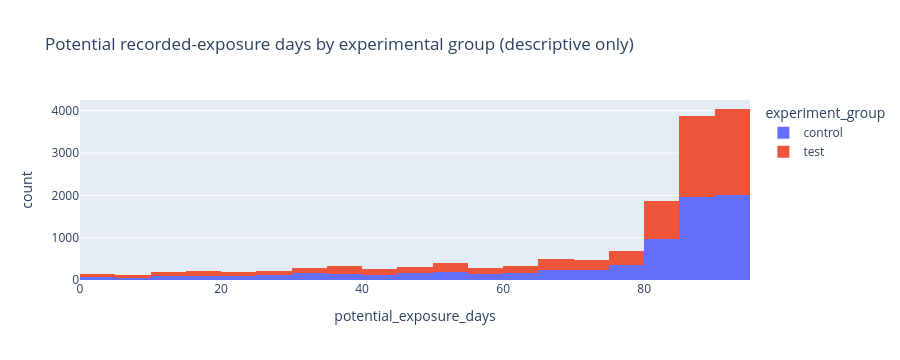
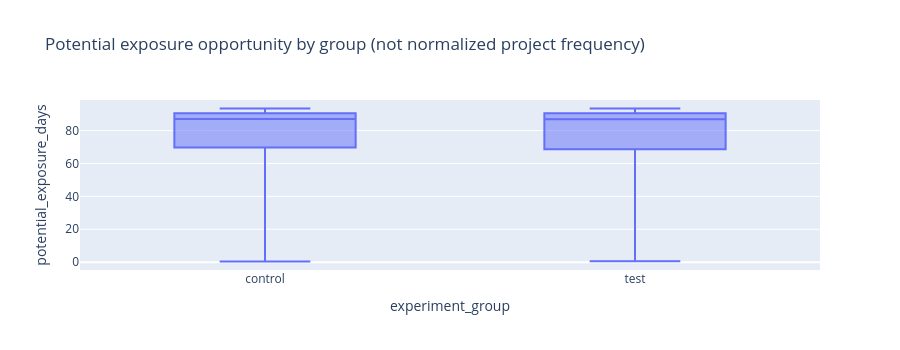

Notebook cell for these charts, in order:
### Markdown cell above
## E39 — Potential recorded-exposure opportunity, not demand time
**Procedure:** calculate elapsed days from each recorded `first_exposed_at` to the experiment's documented **calendar-day end (Nov 20 00:00 UTC)**. Display descriptives, exposure histogram and boxplot by registered group; compare with project counts **without dividing by time**. **Validation:** all host records retained, nonnegative duration; project sums conserved. **Limitation:** potential observation time does not equal actual treatment exposure, cleaning demand, or randomly assigned follow-up. **Status: observable with limitations.**

### Code cell
h['potential_exposure_days']=(EXEND-h.exposure_utc).dt.total_seconds()/86400
print('Exposure durations negative / missing:',int(h.potential_exposure_days.lt(0).sum()),int(h.potential_exposure_days.isna().sum()))
assert h.potential_exposure_days.ge(0).all()
display(h.groupby('experiment_group').potential_exposure_days.describe(percentiles=[.1,.25,.5,.75,.9]).round(2))
by_cohort=h.groupby(['experiment_group','exposure_month']).agg(hosts=('host_id','size'),median_potential_days=('potential_exposure_days','median'),zero_completion_hosts=('experiment_completions',lambda s:int(s.eq(0).sum())),experiment_completions=('experiment_completions','sum')).reset_index()
assert_conserved(len(h),int(by_cohort.hosts.sum()))
display(by_cohort)
fig=px.histogram(h, x='potential_exposure_days',color='experiment_group',nbins=24,title='Potential recorded-exposure days by experimental group (descriptive only)')
fig.update_layout(height=360)
display(fig)
fig2=px.box(h, x='experiment_group', y='potential_exposure_days', title='Potential exposure opportunity by group (not normalized project frequency)',points=False)
fig2.update_layout(height=350)
display(fig2)

### Figure 1 — Plotly figure (JSON) as saved in the notebook; plotly's stock layout.template omitted (floating-point values rounded to 4 significant figures; data arrays with more than 128 entries replaced by an {"elided": "..."} marker saying what was removed)
{"data": [{"bingroup": "x", "hovertemplate": "experiment_group=control<br>potential_exposure_days=%{x}<br>count=%{y}<extra></extra>", "legendgroup": "control", "marker": {"color": "#636efa", "pattern": {"shape": ""}}, "name": "control", "nbinsx": 24, "orientation": "v", "showlegend": true, "type": "histogram", "x": {"elided": "7377 float values"}, "xaxis": "x", "yaxis": "y"}, {"bingroup": "x", "hovertemplate": "experiment_group=test<br>potential_exposure_days=%{x}<br>count=%{y}<extra></extra>", "legendgroup": "test", "marker": {"color": "#EF553B", "pattern": {"shape": ""}}, "name": "test", "nbinsx": 24, "orientation": "v", "showlegend": true, "type": "histogram", "x": {"elided": "7331 float values"}, "xaxis": "x", "yaxis": "y"}], "layout": {"barmode": "relative", "height": 360, "legend": {"title": {"text": "experiment_group"}, "tracegroupgap": 0}, "title": {"text": "Potential recorded-exposure days by experimental group (descriptive only)"}, "xaxis": {"anchor": "y", "domain": [0.0, 1.0], "title": {"text": "potential_exposure_days"}}, "yaxis": {"anchor": "x", "domain": [0.0, 1.0], "title": {"text": "count"}}}}

### Figure 2 — Plotly figure (JSON) as saved in the notebook; plotly's stock layout.template omitted (floating-point values rounded to 4 significant figures; data arrays with more than 128 entries replaced by an {"elided": "..."} marker saying what was removed)
{"data": [{"alignmentgroup": "True", "boxpoints": false, "hovertemplate": "experiment_group=%{x}<br>potential_exposure_days=%{y}<extra></extra>", "legendgroup": "", "marker": {"color": "#636efa"}, "name": "", "notched": false, "offsetgroup": "", "orientation": "v", "showlegend": false, "type": "box", "x": {"elided": "14708 str values"}, "x0": " ", "xaxis": "x", "y": {"elided": "14708 float values"}, "y0": " ", "yaxis": "y"}], "layout": {"boxmode": "group", "height": 350, "legend": {"tracegroupgap": 0}, "title": {"text": "Potential exposure opportunity by group (not normalized project frequency)"}, "xaxis": {"anchor": "y", "domain": [0.0, 1.0], "title": {"text": "experiment_group"}}, "yaxis": {"anchor": "x", "domain": [0.0, 1.0], "title": {"text": "potential_exposure_days"}}}}
